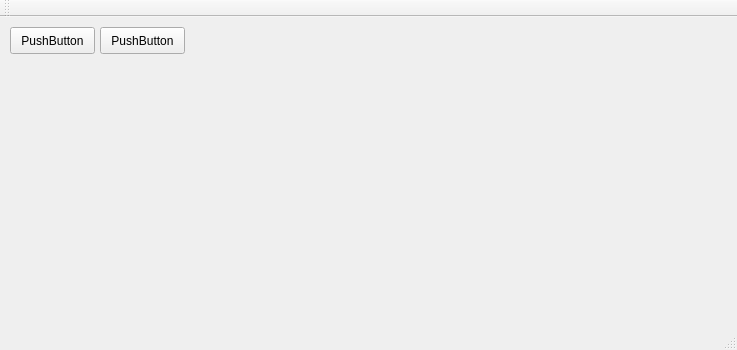
<?xml version="1.0" encoding="UTF-8"?>
<ui version="4.0">
 <class>MainWindow</class>
 <widget class="QMainWindow" name="MainWindow">
  <property name="geometry">
   <rect>
    <x>0</x>
    <y>0</y>
    <width>737</width>
    <height>350</height>
   </rect>
  </property>
  <property name="windowTitle">
   <string>MainWindow</string>
  </property>
  <widget class="QWidget" name="centralWidget">
   <widget class="QPushButton" name="pushButton">
    <property name="geometry">
     <rect>
      <x>10</x>
      <y>10</y>
      <width>85</width>
      <height>27</height>
     </rect>
    </property>
    <property name="text">
     <string>PushButton</string>
    </property>
   </widget>
   <widget class="QPushButton" name="pushButton_2">
    <property name="geometry">
     <rect>
      <x>100</x>
      <y>10</y>
      <width>85</width>
      <height>27</height>
     </rect>
    </property>
    <property name="text">
     <string>PushButton</string>
    </property>
   </widget>
  </widget>
  <widget class="QMenuBar" name="menuBar">
   <property name="geometry">
    <rect>
     <x>0</x>
     <y>0</y>
     <width>737</width>
     <height>23</height>
    </rect>
   </property>
  </widget>
  <widget class="QToolBar" name="mainToolBar">
   <attribute name="toolBarArea">
    <enum>TopToolBarArea</enum>
   </attribute>
   <attribute name="toolBarBreak">
    <bool>false</bool>
   </attribute>
  </widget>
  <widget class="QStatusBar" name="statusBar"/>
 </widget>
 <layoutdefault spacing="6" margin="11"/>
 <resources/>
 <connections/>
</ui>
